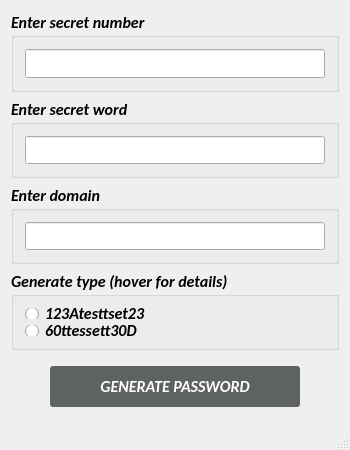
<?xml version="1.0" encoding="UTF-8"?>
<ui version="4.0">
 <class>GeneratePassword</class>
 <widget class="QMainWindow" name="GeneratePassword">
  <property name="geometry">
   <rect>
    <x>0</x>
    <y>0</y>
    <width>350</width>
    <height>450</height>
   </rect>
  </property>
  <property name="minimumSize">
   <size>
    <width>350</width>
    <height>450</height>
   </size>
  </property>
  <property name="windowTitle">
   <string>GeneratePassword</string>
  </property>
  <widget class="QWidget" name="centralWidget">
   <layout class="QVBoxLayout" name="verticalLayout_2">
    <item>
     <layout class="QVBoxLayout" name="verticalLayout">
      <item>
       <widget class="QGroupBox" name="groupBox">
        <property name="font">
         <font>
          <family>Calibri</family>
          <pointsize>12</pointsize>
          <weight>75</weight>
          <italic>true</italic>
          <bold>true</bold>
         </font>
        </property>
        <property name="title">
         <string>Enter secret number</string>
        </property>
        <layout class="QHBoxLayout" name="horizontalLayout">
         <item>
          <widget class="QLineEdit" name="secretNumberInput">
           <property name="font">
            <font>
             <weight>50</weight>
             <italic>false</italic>
             <bold>false</bold>
             <underline>false</underline>
             <strikeout>false</strikeout>
             <stylestrategy>PreferDefault</stylestrategy>
             <kerning>false</kerning>
            </font>
           </property>
           <property name="autoFillBackground">
            <bool>false</bool>
           </property>
           <property name="inputMask">
            <string/>
           </property>
           <property name="text">
            <string/>
           </property>
           <property name="maxLength">
            <number>32767</number>
           </property>
           <property name="frame">
            <bool>true</bool>
           </property>
           <property name="echoMode">
            <enum>QLineEdit::Password</enum>
           </property>
           <property name="dragEnabled">
            <bool>false</bool>
           </property>
           <property name="readOnly">
            <bool>false</bool>
           </property>
           <property name="placeholderText">
            <string/>
           </property>
          </widget>
         </item>
        </layout>
       </widget>
      </item>
      <item>
       <widget class="QGroupBox" name="groupBox_2">
        <property name="font">
         <font>
          <family>Calibri</family>
          <pointsize>12</pointsize>
          <weight>75</weight>
          <italic>true</italic>
          <bold>true</bold>
         </font>
        </property>
        <property name="title">
         <string>Enter secret word</string>
        </property>
        <layout class="QHBoxLayout" name="horizontalLayout_2">
         <item>
          <widget class="QLineEdit" name="secretWordInput">
           <property name="font">
            <font>
             <weight>50</weight>
             <italic>false</italic>
             <bold>false</bold>
             <kerning>false</kerning>
            </font>
           </property>
           <property name="echoMode">
            <enum>QLineEdit::Password</enum>
           </property>
          </widget>
         </item>
        </layout>
       </widget>
      </item>
      <item>
       <widget class="QGroupBox" name="groupBox_3">
        <property name="font">
         <font>
          <family>Calibri</family>
          <pointsize>12</pointsize>
          <weight>75</weight>
          <italic>true</italic>
          <bold>true</bold>
         </font>
        </property>
        <property name="title">
         <string>Enter domain</string>
        </property>
        <layout class="QHBoxLayout" name="horizontalLayout_3">
         <item>
          <widget class="QLineEdit" name="domainInput">
           <property name="font">
            <font>
             <weight>50</weight>
             <italic>false</italic>
             <bold>false</bold>
             <kerning>false</kerning>
            </font>
           </property>
           <property name="echoMode">
            <enum>QLineEdit::Password</enum>
           </property>
          </widget>
         </item>
        </layout>
       </widget>
      </item>
      <item>
       <widget class="QGroupBox" name="groupBox_4">
        <property name="font">
         <font>
          <family>Calibri</family>
          <pointsize>12</pointsize>
          <weight>75</weight>
          <italic>true</italic>
          <bold>true</bold>
         </font>
        </property>
        <property name="title">
         <string>Generate type (hover for details)</string>
        </property>
        <layout class="QVBoxLayout" name="verticalLayout_3">
         <item>
          <widget class="QRadioButton" name="generateType1">
           <property name="toolTip">
            <string>&lt;html&gt;&lt;head/&gt;&lt;body&gt;&lt;p&gt;123&lt;span style=&quot; font-weight:400; font-style:normal;&quot;&gt; - secret number + domain length&lt;/span&gt;&lt;/p&gt;&lt;p&gt;A&lt;span style=&quot; font-weight:400; font-style:normal;&quot;&gt; - last letter of domain&lt;/span&gt;&lt;/p&gt;&lt;p&gt;test &lt;span style=&quot; font-weight:400; font-style:normal;&quot;&gt;- secret word without domain letters&lt;/span&gt;&lt;/p&gt;&lt;p&gt;tset&lt;span style=&quot; font-weight:400; font-style:normal;&quot;&gt; - &lt;/span&gt;test &lt;span style=&quot; font-weight:400; font-style:normal;&quot;&gt;vice versa&lt;/span&gt;&lt;/p&gt;&lt;p&gt;23&lt;span style=&quot; font-weight:400; font-style:normal;&quot;&gt; - domain length&lt;/span&gt;&lt;/p&gt;&lt;/body&gt;&lt;/html&gt;</string>
           </property>
           <property name="text">
            <string>123Atesttset23</string>
           </property>
          </widget>
         </item>
         <item>
          <widget class="QRadioButton" name="generateType2">
           <property name="toolTip">
            <string>&lt;html&gt;&lt;head/&gt;&lt;body&gt;&lt;p&gt;60 &lt;span style=&quot; font-weight:400; font-style:normal;&quot;&gt;- secret number + domain length&lt;/span&gt;&lt;/p&gt;&lt;p&gt;ttessett&lt;span style=&quot; font-weight:400; font-style:normal;&quot;&gt; - related &lt;/span&gt;&lt;span style=&quot; font-style:normal;&quot;&gt;test&lt;/span&gt;&lt;span style=&quot; font-weight:400; font-style:normal;&quot;&gt; and &lt;/span&gt;&lt;span style=&quot; font-style:normal;&quot;&gt;tset&lt;/span&gt;&lt;span style=&quot; font-weight:400; font-style:normal;&quot;&gt;. &lt;/span&gt;&lt;span style=&quot; font-style:normal;&quot;&gt;test&lt;/span&gt;&lt;span style=&quot; font-weight:400; font-style:normal;&quot;&gt; - secret word without domain letters.&lt;/span&gt;&lt;span style=&quot; font-style:normal;&quot;&gt; tset&lt;/span&gt;&lt;span style=&quot; font-weight:400; font-style:normal;&quot;&gt; - test vice versa&lt;/span&gt;&lt;/p&gt;&lt;p&gt;30 &lt;span style=&quot; font-weight:400; font-style:normal;&quot;&gt;- 60/2&lt;/span&gt;&lt;/p&gt;&lt;p&gt;&lt;span style=&quot; font-style:normal;&quot;&gt;D&lt;/span&gt;&lt;span style=&quot; font-weight:400; font-style:normal;&quot;&gt; - first letter of domain&lt;/span&gt;&lt;/p&gt;&lt;/body&gt;&lt;/html&gt;</string>
           </property>
           <property name="text">
            <string>60ttessett30D</string>
           </property>
          </widget>
         </item>
        </layout>
       </widget>
      </item>
      <item>
       <layout class="QHBoxLayout" name="horizontalLayout_4">
        <property name="spacing">
         <number>0</number>
        </property>
        <item>
         <widget class="QPushButton" name="generatePasswordButton">
          <property name="sizePolicy">
           <sizepolicy hsizetype="Fixed" vsizetype="Fixed">
            <horstretch>0</horstretch>
            <verstretch>0</verstretch>
           </sizepolicy>
          </property>
          <property name="font">
           <font>
            <family>Calibri</family>
            <pointsize>12</pointsize>
            <weight>75</weight>
            <italic>true</italic>
            <bold>true</bold>
           </font>
          </property>
          <property name="styleSheet">
           <string notr="true">QPushButton {
	margin: 10px 0px 10px 0px;
	background-color: #5e6263;
	border: none;
	border-radius: 3px;
	font-size: 12pt;
	padding: 10px 25px;
	width: 200px;
	color: white;
}

QPushButton:pressed {
	background-color: transparent;
	color: black;
}</string>
          </property>
          <property name="text">
           <string>GENERATE PASSWORD</string>
          </property>
         </widget>
        </item>
       </layout>
      </item>
     </layout>
    </item>
   </layout>
  </widget>
  <widget class="QStatusBar" name="statusBar">
   <property name="font">
    <font>
     <family>Calibri</family>
     <pointsize>10</pointsize>
     <weight>75</weight>
     <italic>true</italic>
     <bold>true</bold>
    </font>
   </property>
  </widget>
 </widget>
 <layoutdefault spacing="6" margin="11"/>
 <resources/>
 <connections/>
</ui>
